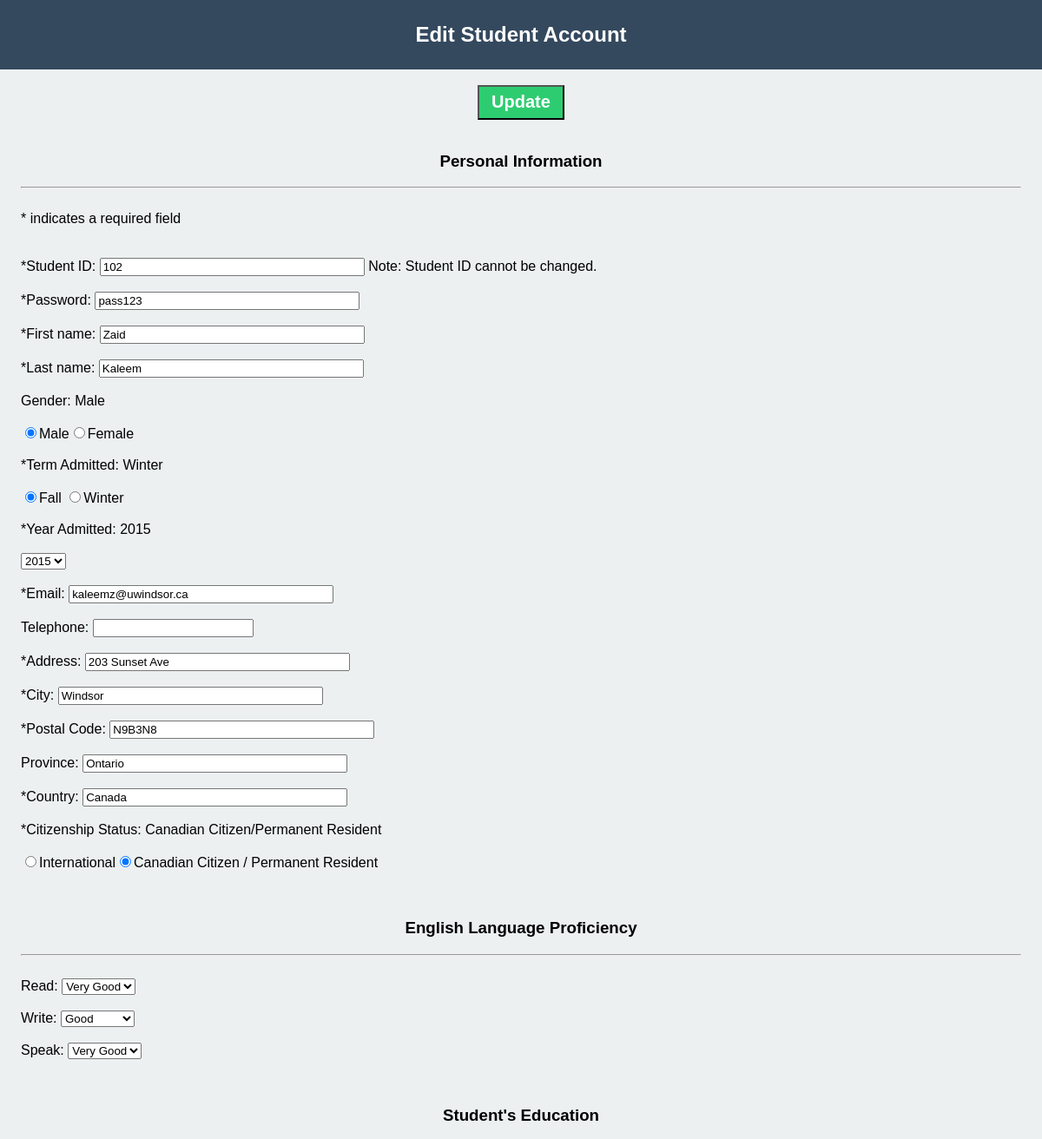
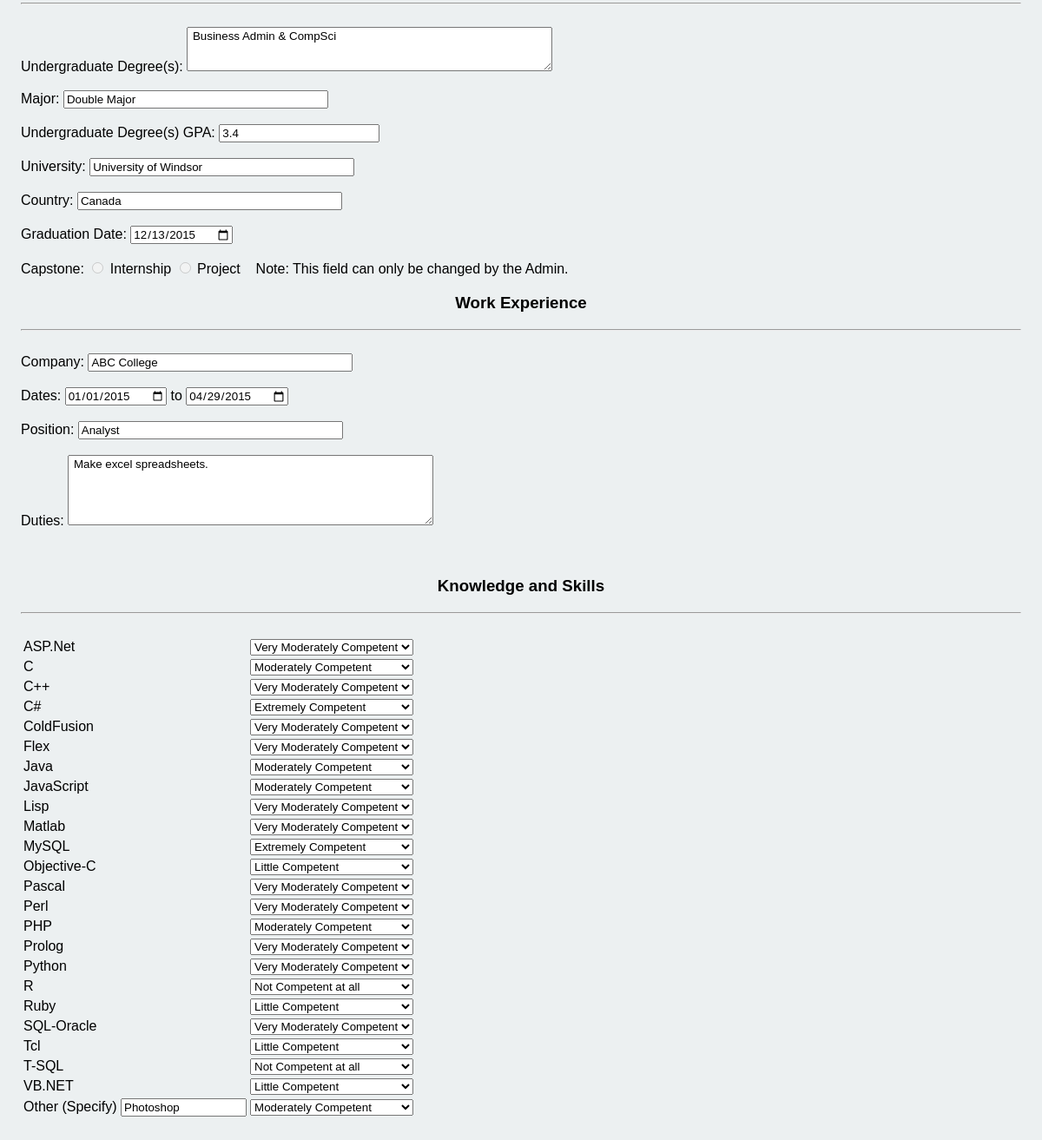
Screenshot of /studentFiles/editStudentProfile.php (signed in) with the database file from the repository (2 pictures, top to bottom).
### tables this page shows
CREATE TABLE IF NOT EXISTS `student_personal_info` (
  `id` int(11) DEFAULT NULL,
  `fname` varchar(50) NOT NULL,
  `lname` varchar(50) NOT NULL,
  `gender` varchar(10) DEFAULT NULL,
  `term_admit` varchar(10) NOT NULL,
  `year_admit` int(11) NOT NULL,
  `email` varchar(50) NOT NULL,
  `telephone` varchar(50) DEFAULT NULL,
  `address` varchar(50) NOT NULL,
  `city` varchar(50) NOT NULL,
  `postal` varchar(50) NOT NULL,
  `province` varchar(50) DEFAULT NULL,
  `country` varchar(25) NOT NULL,
  `citizen_status` varchar(50) NOT NULL,
  `eng_read` varchar(50) DEFAULT NULL,
  `eng_write` varchar(50) DEFAULT NULL,
  `eng_speak` varchar(50) DEFAULT NULL,
  `undergrad_text` varchar(255) DEFAULT NULL,
  `major` varchar(50) DEFAULT NULL,
  `undergrad_gpa` float DEFAULT NULL,
  `university` varchar(50) DEFAULT NULL,
  `unicountry` varchar(50) DEFAULT NULL,
  `grad_date` date DEFAULT NULL,
  `company` varchar(50) DEFAULT NULL,
  `datefrom` date DEFAULT NULL,
  `dateto` date DEFAULT NULL,
  `position_com` varchar(50) DEFAULT NULL,
  `duties` varchar(255) DEFAULT NULL,
  `asp` varchar(50) DEFAULT NULL,
  `c_lang` varchar(50) DEFAULT NULL,
  `cpp` varchar(50) DEFAULT NULL,
  `csharp` varchar(50) DEFAULT NULL,
  `coldfusion` varchar(50) DEFAULT NULL,
  `flex` varchar(50) DEFAULT NULL,
  `java` varchar(50) DEFAULT NULL,
  `javascript` varchar(50) DEFAULT NULL,
  `lisp` varchar(50) DEFAULT NULL,
  `matlab` varchar(50) DEFAULT NULL,
  `mysql` varchar(50) DEFAULT NULL,
  `objc` varchar(50) DEFAULT NULL,
  `pascal_lang` varchar(50) DEFAULT NULL,
  `perl` varchar(50) DEFAULT NULL,
  `php` varchar(50) DEFAULT NULL,
  `prolog` varchar(50) DEFAULT NULL,
  `python` varchar(50) DEFAULT NULL,
  `r` varchar(50) DEFAULT NULL,
  `ruby` varchar(50) DEFAULT NULL,
  `sqloracle` varchar(50) DEFAULT NULL,
  `tcl` varchar(50) DEFAULT NULL,
  `tsql` varchar(50) DEFAULT NULL,
  `vbnet` varchar(50) DEFAULT NULL,
  `otherskill` varchar(50) DEFAULT NULL,
  `otherskillcomp` varchar(50) DEFAULT NULL,
  `project_internship` varchar(50) DEFAULT NULL
);

### studentFiles/editStudentProfile.php (the view, shortened to what the rows shown need)
<?php
include 'editDatabaseConnection.php';
?>
<html>
<head lang="en">
    <link href="../css/createStudentProfile.css" rel="stylesheet" type="text/css">
</head>
<body>
<div class="header">
    <h2>Edit Student Account</h2>
</div>
<div class="content">
    <form action="modify.php" method="post">
        <br>
        <div class="button">
            <input id="submit" type="submit" value="Update">
        </div>
        <br>
        <h3>Personal Information</h3>
        <hr><br>
        * indicates a required field
        <br><br><br>
        *Student ID: <input type="text" name="studentID" size="35" value="<?php echo $id ?>" readonly required> Note: Student ID cannot be changed.<br><br>
        *Password: <input type="text" name="password" size="35" value="<?php echo $_SESSION["PASS"] ?>" required><br><br>
        *First name: <input type="text" name="firstname" size="35" value="<?php echo $fname; ?>" required><br><br>
        *Last name: <input type="text" name="lastname" size="35" value="<?php echo $lname; ?>" required><br><br>
        Gender: <?php echo "$gender<br><br>";
        if ($gender == "Male"){
            echo "<input type=\"radio\" name=\"sex\" value=\"Male\" checked>Male";
            echo "<input type=\"radio\" name=\"sex\" value=\"Female\">Female<br><br>";
        }
        else{
            echo "<input type=\"radio\" name=\"sex\" value=\"Male\">Male";
            echo "<input type=\"radio\" name=\"sex\" value=\"Female\" checked>Female<br><br>";
        }
        ?>
        *Term Admitted: <?php echo $term_admit; ?> <br><br>
        <input type="radio" name="termadmitted" value="Fall" checked required>Fall
        <input type="radio" name="termadmitted" value="Winter"  required>Winter<br><br>
        *Year Admitted: <?php echo $year_admit; ?> <br><br>  <select name="yearadmitted"  required>
            <option value="2015" id="year_2015" >2015</option>
        </select><br><br>
        *Email: <input type="email" name="email" size="35" value="<?php echo $email; ?>"  required><br><br>
        Telephone: <input type="number" name="telephone"  value="<?php echo $telephone; ?>" size="35"><br><br>
        *Address: <input type="text" name="address" size="35" value="<?php echo $address; ?>"  required><br><br>
        *City: <input type="text" name="city" size="35" value="<?php echo $city; ?>"  required><br><br>
        *Postal Code: <input type="text" name="postalcode" size="35" value="<?php echo $postal; ?>" required><br><br>
        Province: <input type="text" name="province" size="35" value="<?php echo $province; ?>" ><br><br>
        *Country: <input type="text" name="country" size="35" value="<?php echo $country; ?>"  required><br><br>
        *Citizenship Status: <?php echo "$citizen_status<br><br>";
        if ($citizen_status == "International") {
            echo "<input type = \"radio\" name = \"citizenship\" value = \"International\" checked>International";
            echo "<input type = \"radio\" name = \"citizenship\" value = \"Canadian Citizen/Permanent Resident\">Canadian Citizen / Permanent Resident <br><br>";
        }
        else {
            echo "<input type = \"radio\" name = \"citizenship\" value = \"International\">International";
            echo "<input type = \"radio\" name = \"citizenship\" value = \"Canadian Citizen/Permanent Resident\" checked>Canadian Citizen / Permanent Resident <br><br>";
        }
        ?>
        <br><h3>English Language Proficiency</h3><hr><br>
        Read:   <select name="read">
            <option value="Very Good" <?php if($eng_read == "Very Good")echo" selected";?> >Very Good</option>
        </select><br><br>
        Write:   <select name="write">
            <option value="Good"  <?php if($eng_write == "Good")echo" selected";?> >Good</option>
        </select><br><br>
        Speak:   <select name="speak">
            <option value="Very Good" <?php if($eng_speak == "Very Good")echo" selected";?> >Very Good</option>
        </select><br><br>
        <br><h3>Student's Education</h3><hr><br>
        <label for="degree">Undergraduate Degree(s):</label>
        <textarea id="degree" name="degree" cols="50" rows="3"><?php echo $undergrad_text ?></textarea><br><br>
        Major: <input type="text" size="35" name="major" value="<?php echo $major ?>"><br><br>
        Undergraduate Degree(s) GPA: <input type="number" step="0.01" min="0" name="gpa" value="<?php echo $undergrad_gpa ?>"><br><br>
        University: <input type="text" size="35" name="university" value="<?php echo $university ?>"><br><br>
        Country: <input type="text" size="35" name="unicountry" value="<?php echo $unicountry ?>"><br><br>
        Graduation Date: <input type="date" name="graddate" value="<?php echo $grad_date ?>"><br><br>
        Capstone:
        <input type="radio" name="capstone" <?php if($project_internship == "Internship")echo " checked";?> disabled /> Internship
        <input type="radio" name="capstone" <?php if($project_internship == "Project")echo " checked";?> disabled /> Project &nbsp;&nbsp; Note: This field can only be changed by the Admin.
        <br><h3>Work Experience</h3><hr><br>
        Company: <input type="text" name="company" size="35" value="<?php echo $company ?>"><br><br>
        Dates: <input type="date" name="datefrom" value="<?php echo $datefrom ?>"> to
        <input type="date" name="dateto" value="<?php echo $dateto ?>"><br><br>
        Position: <input type="text" name="position" size="35" value="<?php echo $position_com ?>"><br><br>
        <label for="duties">Duties:</label>
        <textarea id="duties" name="duties" cols="50" rows="5"><?php echo $duties ?></textarea><br><br>
        <br><h3>Knowledge and Skills</h3><hr><br>
        <table>
            <tr>
                <td>
                    <select name="asp">
                        <option value="Very Moderately Competent" <?php if($asp == "Very Moderately Competent")echo" selected";?> >Very Moderately Competent</option>
                    </select>
                </td>
            </tr>
            <tr>
                <td>
                    <select name="c_lang">
                        <option value="Moderately Competent" <?php if($c_lang == "Moderately Competent")echo" selected";?> >Moderately Competent</option>
                    </select>
                </td>
            </tr>
            <tr>
                <td>
                    <select name="cpp">
                        <option value="Very Moderately Competent" <?php if($cpp == "Very Moderately Competent")echo" selected";?> >Very Moderately Competent</option>
                    </select>
                </td>
            </tr>
            <tr>
                <td>
                    <select name="csharp">
                        <option value="Extremely Competent" <?php if($csharp == "Extremely Competent")echo" selected";?> >Extremely Competent</option>
                    </select>
                </td>
            </tr>
            <tr>
                <td>
                    <select name="coldfusion">
                        <option value="Very Moderately Competent" <?php if($coldfusion == "Very Moderately Competent")echo" selected";?> >Very Moderately Competent</option>
                    </select>
                </td>
            </tr>
            <tr>
                <td>
                    <select name="flex">
                        <option value="Very Moderately Competent" <?php if($flex == "Very Moderately Competent")echo" selected";?> >Very Moderately Competent</option>
                    </select>
                </td>
            </tr>
            <tr>
                <td>
                    <select name="java">
                        <option value="Moderately Competent" <?php if($java == "Moderately Competent")echo" selected";?> >Moderately Competent</option>
                    </select>
                </td>
            </tr>
            <tr>
                <td>
                    <select name="javascript">
                        <option value="Moderately Competent" <?php if($javascript == "Moderately Competent")echo" selected";?> >Moderately Competent</option>
                    </select>
                </td>
            </tr>
            <tr>
                <td>
                    <select name="lisp">
                        <option value="Very Moderately Competent" <?php if($lisp == "Very Moderately Competent")echo" selected";?> >Very Moderately Competent</option>
                    </select>
                </td>
            </tr>
            <tr>
                <td>
                    <select name="matlab">
                        <option value="Very Moderately Competent" <?php if($matlab == "Very Moderately Competent")echo" selected";?> >Very Moderately Competent</option>
                    </select>
                </td>
            </tr>
            <tr>
                <td>
                    <select name="mysql">
                        <option value="Extremely Competent" <?php if($mysql == "Extremely Competent")echo" selected";?> >Extremely Competent</option>
                    </select>
                </td>
            </tr>
            <tr>
                <td>
                    <select name="objc">
                        <option value="Little Competent" <?php if($objc == "Little Competent")echo" selected";?> >Little Competent</option>
                    </select>
                </td>
            </tr>
            <tr>
                <td>
                    <select name="pascal_lang">
                        <option value="Very Moderately Competent" <?php if($pascal_lang == "Very Moderately Competent")echo" selected";?> >Very Moderately Competent</option>
                    </select>
                </td>
            </tr>
            <tr>
                <td>
                    <select name="perl">
                        <option value="Very Moderately Competent" <?php if($perl == "Very Moderately Competent")echo" selected";?> >Very Moderately Competent</option>
                    </select>
                </td>
            </tr>
            <tr>
                <td>
                    <select name="php">
                        <option value="Moderately Competent" <?php if($php == "Moderately Competent")echo" selected";?> >Moderately Competent</option>
                    </select>
                </td>
            </tr>
            <tr>
                <td>
                    <select name="prolog">
                        <option value="Very Moderately Competent" <?php if($prolog == "Very Moderately Competent")echo" selected";?> >Very Moderately Competent</option>
                    </select>
                </td>
            </tr>
            <tr>
                <td>
                    <select name="python">
                        <option value="Very Moderately Competent" <?php if($python == "Very Moderately Competent")echo" selected";?> >Very Moderately Competent</option>
                    </select>
                </td>
            </tr>
            <tr>
                <td>
                    <select name="r">
                        <option value="Not Competent at all" <?php if($r == "Not Competent at all")echo" selected";?> >Not Competent at all</option>
                    </select>
                </td>
            </tr>
            <tr>
                <td>
                    <select name="ruby">
                        <option value="Little Competent" <?php if($ruby == "Little Competent")echo" selected";?> >Little Competent</option>
                    </select>
                </td>
            </tr>
            <tr>
                <td>
                    <select name="sqloracle">
                        <option value="Very Moderately Competent" <?php if($sqloracle == "Very Moderately Competent")echo" selected";?> >Very Moderately Competent</option>
                    </select>
                </td>
            </tr>
            <tr>
                <td>
                    <select name="tcl">
                        <option value="Little Competent" <?php if($tcl == "Little Competent")echo" selected";?> >Little Competent</option>
                    </select>
                </td>
            </tr>
            <tr>
                <td>
                    <select name="tsql">
                        <option value="Not Competent at all" <?php if($tsql == "Not Competent at all")echo" selected";?> >Not Competent at all</option>
                    </select>
                </td>
            </tr>
            <tr>
                <td>
                    <select name="vbnet">
                        <option value="Little Competent" <?php if($vbnet == "Little Competent")echo" selected";?> >Little Competent</option>
                    </select>
                </td>
            </tr>
            <tr>
                <td>Other (Specify)
                    <input  type="text" name="othersk" size="15" value="<?php echo $otherskill ?>">
                </td>
                <td>
                    <select name="otherskillcomp">
                        <option value="Moderately Competent" <?php if($otherskillcomp == "Moderately Competent")echo" selected";?> >Moderately Competent</option>
                    </select>
                </td>
        </table><br><br><br>
    </form>
</div>
</body>
</html>

### rows the page displays
student_personal_info: firstname "Zaid", lastname "Kaleem", gender "Male", term_admit "Winter", year_admit "2015", email "kaleemz@uwindsor.ca", address "203 Sunset Ave", city "Windsor", postalcode "N9B3N8", province "Ontario", country "Canada", citizen_status "Canadian Citizen/Permanent Resident", read "Very Good", write "Good", speak "Very Good", degree "Business Admin & CompSci", major "Double Major", gpa "3.4", university "University of Windsor", unicountry "Canada", graddate "12/13/2015", company "ABC College", datefrom "01/01/2015", dateto "04/29/2015", position "Analyst", duties "Make excel spreadsheets.", asp "Very Moderately Competent", c_lang "Moderately Competent", cpp "Very Moderately Competent", csharp "Extremely Competent", coldfusion "Very Moderately Competent", flex "Very Moderately Competent", java "Moderately Competent", javascript "Moderately Competent", lisp "Very Moderately Competent", matlab "Very Moderately Competent", mysql "Extremely Competent", objc "Little Competent", pascal_lang "Very Moderately Competent", perl "Very Moderately Competent", php "Moderately Competent", prolog "Very Moderately Competent", python "Very Moderately Competent", r "Not Competent at all", ruby "Little Competent", sqloracle "Very Moderately Competent", tcl "Little Competent", tsql "Not Competent at all", vbnet "Little Competent", othersk "Photoshop", otherskillcomp "Moderately Competent"
